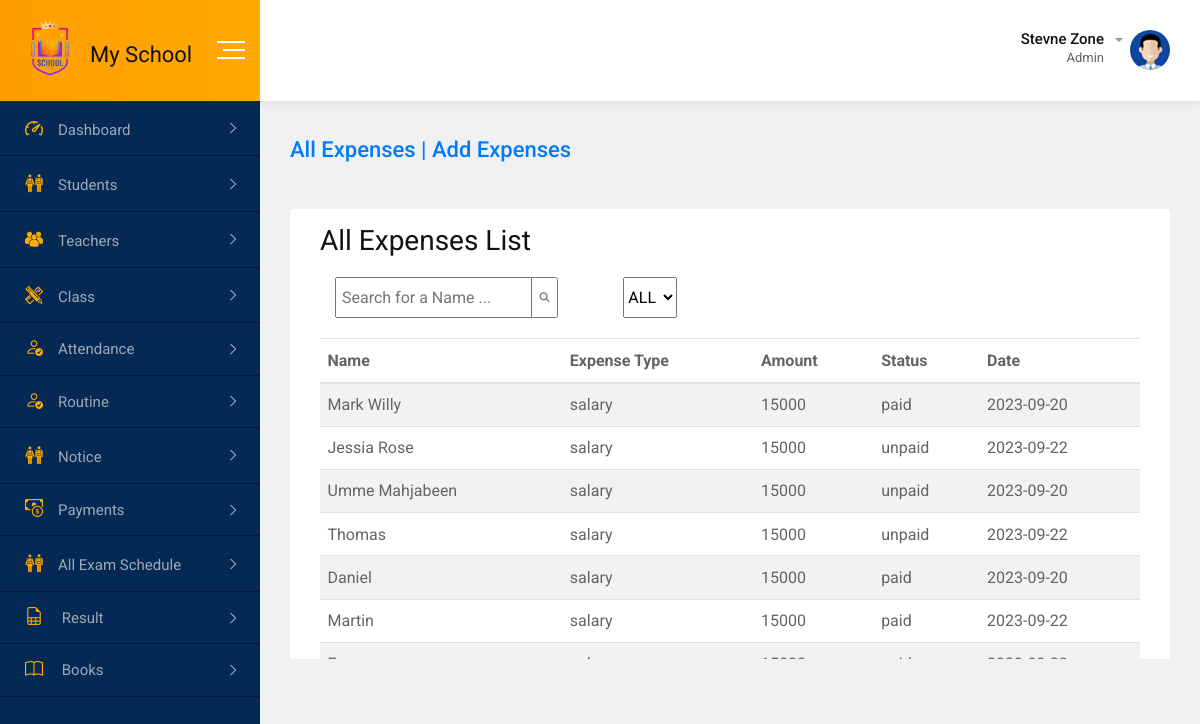
/admin/all_expenses.php, run on the app's committed database.
### tables this page shows
CREATE TABLE `expenses` (
  `id` int(11) NOT NULL,
  `te_id` int(11) NOT NULL,
  `te_name` varchar(100) NOT NULL,
  `expense_type` varchar(50) NOT NULL,
  `amount` int(11) NOT NULL,
  `status` varchar(50) NOT NULL,
  `date` date NOT NULL
);

### admin/all_expenses.php (the view, shortened to what this page needs)
<?php
include_once("../includes/db_config.php");
$sql = "SELECT * FROM expenses";
$result = $db->query($sql);
?>
<?php include_once("../includes/index_header.php"); ?>
<body>
    <?php include_once("../includes/index_sidebar.php"); ?>
    <div class="dashboard-content-one">
        <div class="breadcrumbs-area">
            <h3><a href="add_collection.php" class="">All Expenses | Add Expenses </a></h3>
        </div>
        <div class="card" id="tableid">
            <div class="card-body">
                <h2>All Expenses List</h2>
                <div class="table-top">
                    <div class="input-group col-md-4">
                        <input class="p-2" type="text" id="searchInput" placeholder="Search for a Name ...">
                        <span class="input-group-append">
                            <button class="btn btn-outline-secondary" type="button">
                                <i class="fa fa-search"></i>
                            </button>
                        </span>
                    </div>
                    <select id="statusFilter">
                        <option value="all">ALL</option>
                    </select>
                </div>
                <table class="table table-striped bg-white">
                    <thead>
                        <tr>
                            <th>Name</th>
                            <th>Expense Type</th>
                            <th>Amount</th>
                            <th>Status</th>
                            <th>Date</th>
                        </tr>
                    </thead>
                    <tbody>
                        <?php while ($row = $result->fetch_assoc()) { ?>
                            <tr>
                                <td><?php echo $row["te_name"]; ?></td>
                                <td><?php echo $row["expense_type"]; ?></td>
                                <td><?php echo $row["amount"]; ?></td>
                                <td><?php echo $row["status"]; ?></td>
                                <td><?php echo $row["date"]; ?></td>
                            </tr>
                        <?php } ?>
                    </tbody>
                </table>
            </div>
        </div>
        <?php include_once("../includes/index_footer.php"); ?>
</body>
</html>

### assets/css/main.css (style rules this page uses)
html { color: #222; font-size: 1em; line-height: 1.4; }

### admin/all_expenses.php (style rules this page uses)
#tableid { height: 450px; overflow: scroll; }
.table-top { display: flex; gap: 30px; margin-bottom: 20px; }

### data on the page
expenses: te_name "Mark Willy", expense_type "salary", amount "15000", status "paid", date "2023-09-20"
expenses: te_name "Jessia Rose", expense_type "salary", amount "15000", status "unpaid", date "2023-09-22"
expenses: te_name "Umme Mahjabeen", expense_type "salary", amount "15000", status "unpaid", date "2023-09-20"
expenses: te_name "Thomas", expense_type "salary", amount "15000", status "unpaid", date "2023-09-22"
expenses: te_name "Daniel", expense_type "salary", amount "15000", status "paid", date "2023-09-20"
expenses: te_name "Martin", expense_type "salary", amount "15000", status "paid", date "2023-09-22"
